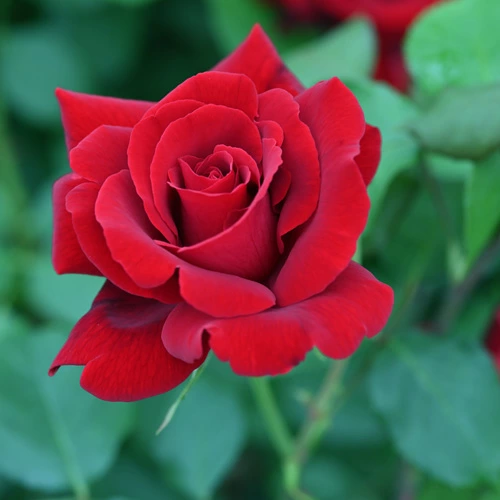
//> input picture program02/rose.png, 500 x 500 px
$ ./main rose.png   (built with g++ and OpenCV 4)
//> lines starting //> are read from the running program, lines starting //| are printed output that depends on the picture
#include <iostream>
#include <string>
#include <opencv2/imgcodecs.hpp>
#include <opencv2/highgui.hpp>
#include <opencv2/opencv.hpp>
#include <opencv2/core/core.hpp>

void display(cv::Mat image, std::string windowName = "Image") {
    cv::namedWindow(windowName);
    cv::imshow(windowName, image);
    cv::waitKey(1000 * 100);
    cv::destroyWindow(windowName);
}

int main(int argc, char* argv[]){

  if( argc != 2 ){
    std::cout << "main <filename>" << std::endl;
    exit(0);
  }

  cv::Mat src = cv::imread(argv[1], 0);
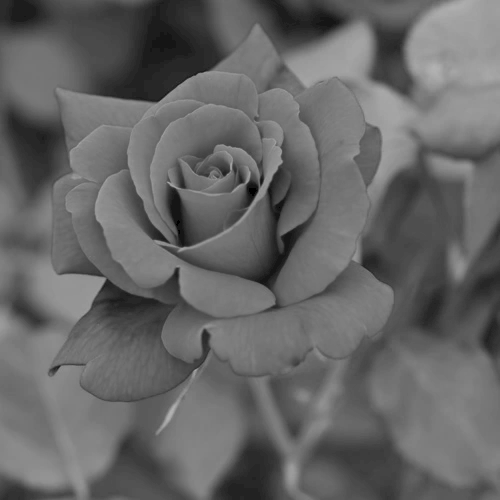
//> src: 500 rows x 500 cols, CV_8UC1; min 0, max 180, mean 102

  cv::Ptr<cv::SIFT> detector = cv::SiftFeatureDetector::create();

  std::vector<cv::KeyPoint> keypoints;
  detector->detect(src, keypoints);
//> keypoints = 255 keypoints; strongest (x, y, size): (252, 190, 8.3), (390, 49, 26.8), (205, 336, 6.5), (174, 203, 13.9)

	// キーポイントの数を表示
	int keypoint_num = keypoints.size();
//> keypoint_num = 255
	std::cout << "keypoint_num :" << keypoint_num << std::endl;
//| keypoint_num :255

  cv::Mat dst;
  cv::drawKeypoints(src, keypoints, dst);
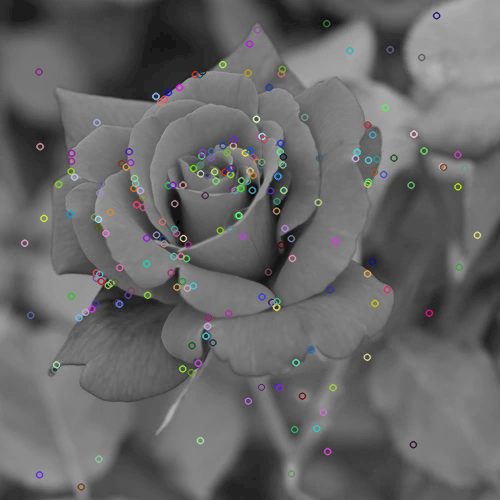
//> dst: 500 rows x 500 cols, CV_8UC3; mean B, G, R 102.7, 102.7, 102.7

  display(dst);

  return 0;
}
